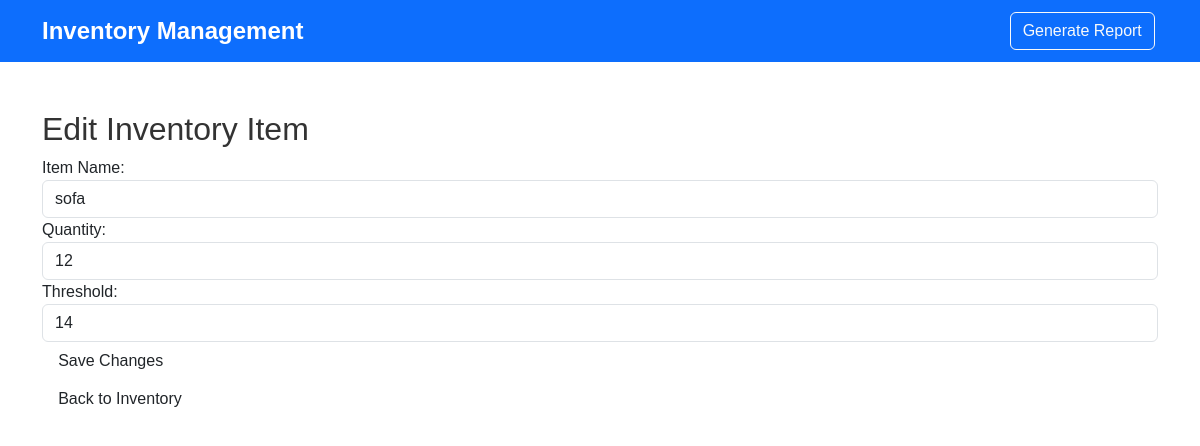
The app's page /edit-item/5 with its own data.
### tables this page shows
CREATE TABLE inventory (
            id INTEGER PRIMARY KEY AUTOINCREMENT,
            item_name TEXT NOT NULL,
            quantity INTEGER NOT NULL,
            threshold INTEGER NOT NULL
        );

### app/routes.py (the view, shortened to what this page needs)
@app.route('/edit-item/<int:item_id>', methods=['GET', 'POST'])
def edit_item_route(item_id):
    item = [item for item in get_items() if item['id'] == item_id][0]
    return render_template('edit_item.html', item=item)

### app/database.py (called while the page is built)
def get_db_connection():
    conn = sqlite3.connect('inventory.db')
    conn.row_factory = sqlite3.Row
    return conn

def get_items():
    conn = get_db_connection()
    items = conn.execute('SELECT * FROM inventory').fetchall()
    conn.close()
    return items

### app/templates/edit_item.html
{% extends "base.html" %}
{% block content %}
<h2>Edit Inventory Item</h2>
<form method="POST" action="/edit-item/{{ item.id }}">
    <div class="form-group">
        <label for="itemName">Item Name:</label>
        <input type="text" class="form-control" id="itemName" name="item_name" value="{{ item.item_name }}" required>
    </div>
    <div class="form-group">
        <label for="itemQuantity">Quantity:</label>
        <input type="number" class="form-control" id="itemQuantity" name="item_quantity" value="{{ item.quantity }}" required>
    </div>
    <div class="form-group">
        <label for="itemThreshold">Threshold:</label>
        <input type="number" class="form-control" id="itemThreshold" name="item_threshold" value="{{ item.threshold }}" required>
    </div>
    <button type="submit" class="btn submit-btn">Save Changes</button>
</form>
<a href="/" class="btn back-btn">Back to Inventory</a>
{% endblock %}

### app/static/css/styles.css (style rules this page uses)
body { font-family: 'Arial', sans-serif; }
h2 { color: #333; }
.btn { margin: 0 0.2rem; }

### records on screen
inventory: item_name "sofa", item_quantity "12", item_threshold "14"
